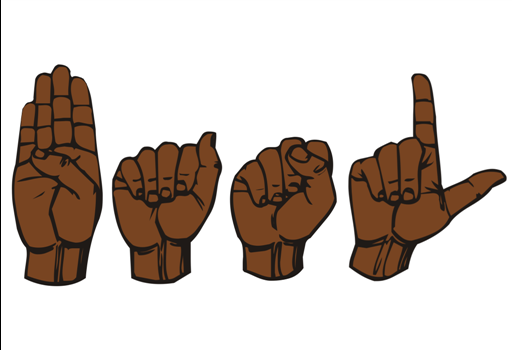
#> input picture signlang.png, 512 x 350 px, given in place of the camera
$ python generate_data.py
#> lines starting #> are read from the running program, lines starting #| are printed output that depends on the picture; after the words box and inside, x2 and y2 are one past the last pixel; in counts of white or black regions, pixels touching at a corner belong together
import cv2
import numpy as np
import math
import sys
import os

cap = cv2.VideoCapture(0)
cap.set(cv2.CAP_PROP_FRAME_WIDTH, 1280)
cap.set(cv2.CAP_PROP_FRAME_HEIGHT, 720)

def generate_name(length = 3):
    char_list = "A B C D E F G H I J K L M N O P Q R S T U V W X Y Z".split()
    name = []
    for i in range(length):
        name.append(char_list[np.random.randint(len(char_list))])
    return "".join(name)

def getNewLabel(name,value = 'Dataset'):
	current_directory = os.getcwd()
	dataset_directory = os.path.join(current_directory,value)
	if not os.path.exists(dataset_directory):
		os.makedirs(dataset_directory)
	final_directory = os.path.join(dataset_directory, name)
	subdirectory_1 = os.path.join(final_directory, 'Original')
	if not os.path.exists(final_directory):
		os.makedirs(final_directory)
		os.makedirs(subdirectory_1)
	return subdirectory_1

capt = 0

while(True):
    ret, img = cap.read()
#> img is the input picture: shape (350, 512, 3); mean B, G, R 188.8, 196.2, 207.3
    img = cv2.flip(img,1)
    start = 200
    end = 450

    cv2.rectangle(img, (start,start), (end,end), (102,185,255),5)
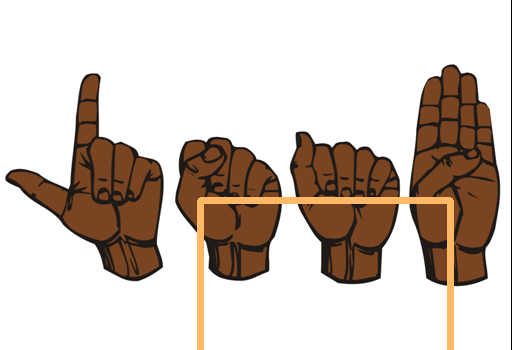
#> img: shape (350, 512, 3); mean B, G, R 188.6, 197.4, 209.5
    crop_img = img[start:end, start:end]
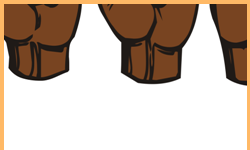
#> crop_img: shape (150, 250, 3); mean B, G, R 169.7, 182.8, 199.5

    grey = cv2.cvtColor(crop_img, cv2.COLOR_BGR2GRAY)

    value = (35, 35)
    blurred = cv2.GaussianBlur(grey, value, 0)
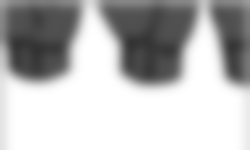
#> blurred: shape (150, 250); min 50, max 255, mean 186.1

    _, thresh1 = cv2.threshold(blurred, 135, 255,
                               cv2.THRESH_BINARY_INV+cv2.THRESH_OTSU)
#> thresh1: shape (150, 250); 39.1% white; 3 white regions, box (x1, y1, x2, y2) and area: (99, 0, 199, 85) 6305, (0, 0, 82, 82) 5681, (209, 0, 250, 85) 2690

    kernal = np.ones((10,10),np.uint8)
    erosion = cv2.erode(thresh1,kernal,iterations=1)
#> erosion: shape (150, 250); 32.4% white; 3 white regions, box (x1, y1, x2, y2) and area: (104, 0, 195, 81) 5171, (0, 0, 77, 78) 4861, (214, 0, 250, 81) 2116
    dilation = cv2.dilate(erosion,kernal,iterations=1)
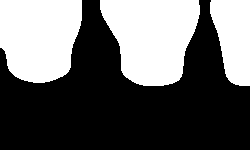
#> dilation: shape (150, 250); 39.6% white; 3 white regions

    contours, hierarchy = cv2.findContours(thresh1.copy(),cv2.RETR_TREE, cv2.CHAIN_APPROX_NONE)
#> contours = 3 contours; box (x1, y1, x2, y2) and area: (99, 0, 199, 85) 6152, (0, 0, 82, 82) 5541, (209, 0, 250, 85) 2578

    cnt = max(contours, key = lambda x: cv2.contourArea(x))
#> cnt = contour of 305 points, box (x1, y1, x2, y2) (99, 0, 199, 85), area 6152
    hull = cv2.convexHull(cnt)
#> hull = contour of 21 points, box (x1, y1, x2, y2) (99, 0, 199, 85), area 6494
    drawing = np.zeros(crop_img.shape,np.uint8)
    cv2.drawContours(drawing, [cnt], 0, (0, 255, 0), 0)
    cv2.drawContours(drawing, [hull], 0,(0, 0, 255), 0)
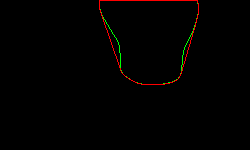
#> drawing: shape (150, 250, 3); mean of channels 0, 1, 2 0, 0.8, 2.1; drawn as B, G, R

    hull = cv2.convexHull(cnt, returnPoints=False)
#> hull = 21 values, max 207 at index 0, min 0 at index 20, mean 107.5

    defects = cv2.convexityDefects(cnt, hull)
#> defects = 15 rows, first 6: [8, 14, 9, 162], [14, 69, 42, 1773], [69, 73, 70, 114], [76, 82, 77, 142], [82, 86, 83, 114], [86, 89, 88, 162]
    count_defects = 0
    cv2.drawContours(thresh1, contours, -1, (0, 255, 0), 3)
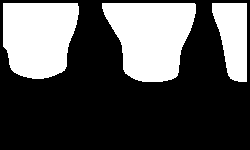
#> thresh1: shape (150, 250); 32.8% white; 3 white regions, box (x1, y1, x2, y2) and area: (102, 3, 196, 82) 5409, (3, 3, 79, 79) 4865, (212, 3, 247, 82) 2040

    dilation_rgb = cv2.cvtColor(dilation, cv2.COLOR_GRAY2RGB)
#> dilation_rgb: shape (150, 250, 3); 39.6% white; 3 white regions, box (x1, y1, x2, y2) and area: (100, 0, 200, 86) 6404, (0, 0, 82, 83) 5801, (210, 0, 250, 86) 2644

    all_img = np.hstack((drawing, crop_img,dilation_rgb))
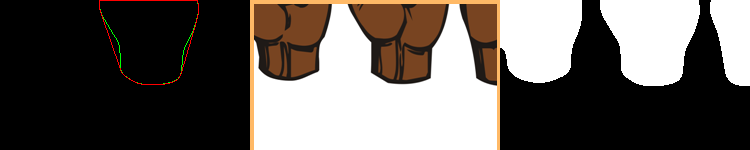
#> all_img: shape (150, 750, 3); mean of channels 0, 1, 2 90.2, 94.9, 100.9; drawn as B, G, R
    cv2.imshow('WebCam', img)
    cv2.imshow('All', all_img)

    k = cv2.waitKey(10)
#> (key Esc is pressed here)

    if k == 27:
        break

    elif k == ord('c') or k == ord('C'):
        capt=1
        break

if(capt==1):
    cap.release()
    cv2.destroyAllWindows()
    print('Enter label name for this capture: ',end="")
    newlabel = input()
    original_dir = getNewLabel(newlabel)
    number = len(os.listdir(original_dir)) + 1

    original_img_path = os.path.join(original_dir, generate_name()+'.jpg')

    cv2.imwrite(original_img_path,crop_img)
    #cv2.imwrite(threshold_img_path,dilation)
    #cv2.imwrite(contour_img_path,drawing)
